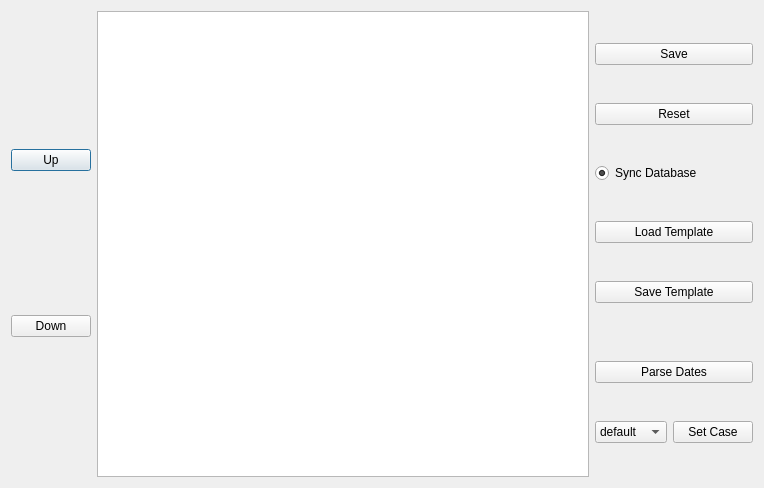
<?xml version="1.0" encoding="UTF-8"?>
<ui version="4.0">
 <class>FieldsEditDialog</class>
 <widget class="QDialog" name="FieldsEditDialog">
  <property name="geometry">
   <rect>
    <x>0</x>
    <y>0</y>
    <width>764</width>
    <height>488</height>
   </rect>
  </property>
  <property name="sizePolicy">
   <sizepolicy hsizetype="Expanding" vsizetype="Expanding">
    <horstretch>0</horstretch>
    <verstretch>0</verstretch>
   </sizepolicy>
  </property>
  <property name="windowTitle">
   <string>Edit Fields</string>
  </property>
  <layout class="QHBoxLayout" name="horizontalLayout">
   <item>
    <layout class="QGridLayout" name="gridLayout">
     <item row="0" column="1">
      <widget class="QTableView" name="tableView"/>
     </item>
     <item row="0" column="0">
      <layout class="QGridLayout" name="gridLayout_4">
       <item row="0" column="0">
        <widget class="QPushButton" name="btnUp">
         <property name="sizePolicy">
          <sizepolicy hsizetype="Minimum" vsizetype="Fixed">
           <horstretch>0</horstretch>
           <verstretch>0</verstretch>
          </sizepolicy>
         </property>
         <property name="text">
          <string>Up</string>
         </property>
        </widget>
       </item>
       <item row="1" column="0">
        <widget class="QPushButton" name="btnDown">
         <property name="text">
          <string>Down</string>
         </property>
        </widget>
       </item>
      </layout>
     </item>
    </layout>
   </item>
   <item>
    <layout class="QGridLayout" name="gridLayout_2">
     <item row="4" column="0">
      <widget class="QPushButton" name="btnExportTemplate">
       <property name="text">
        <string>Save Template</string>
       </property>
      </widget>
     </item>
     <item row="3" column="0">
      <widget class="QPushButton" name="btnLoadTemplate">
       <property name="text">
        <string>Load Template</string>
       </property>
      </widget>
     </item>
     <item row="0" column="0">
      <widget class="QPushButton" name="btnSaveFile">
       <property name="text">
        <string>Save</string>
       </property>
      </widget>
     </item>
     <item row="11" column="0">
      <layout class="QGridLayout" name="gridLayout_3">
       <item row="0" column="0">
        <widget class="QComboBox" name="setCaseComboBox">
         <item>
          <property name="text">
           <string>default</string>
          </property>
         </item>
         <item>
          <property name="text">
           <string>lower</string>
          </property>
         </item>
         <item>
          <property name="text">
           <string>Proper</string>
          </property>
         </item>
         <item>
          <property name="text">
           <string>UPPER</string>
          </property>
         </item>
        </widget>
       </item>
       <item row="0" column="1">
        <widget class="QPushButton" name="btnSetCase">
         <property name="text">
          <string>Set Case</string>
         </property>
        </widget>
       </item>
      </layout>
     </item>
     <item row="2" column="0">
      <widget class="QRadioButton" name="radioBtnSyncDatabase">
       <property name="text">
        <string>Sync Database</string>
       </property>
       <property name="checked">
        <bool>true</bool>
       </property>
      </widget>
     </item>
     <item row="1" column="0">
      <widget class="QPushButton" name="btnReset">
       <property name="text">
        <string>Reset</string>
       </property>
      </widget>
     </item>
     <item row="6" column="0">
      <spacer name="horizontalSpacer">
       <property name="orientation">
        <enum>Qt::Horizontal</enum>
       </property>
       <property name="sizeType">
        <enum>QSizePolicy::Fixed</enum>
       </property>
       <property name="sizeHint" stdset="0">
        <size>
         <width>150</width>
         <height>20</height>
        </size>
       </property>
      </spacer>
     </item>
     <item row="8" column="0">
      <widget class="QPushButton" name="btnParseDates">
       <property name="text">
        <string>Parse Dates</string>
       </property>
      </widget>
     </item>
    </layout>
   </item>
  </layout>
 </widget>
 <resources/>
 <connections/>
</ui>
